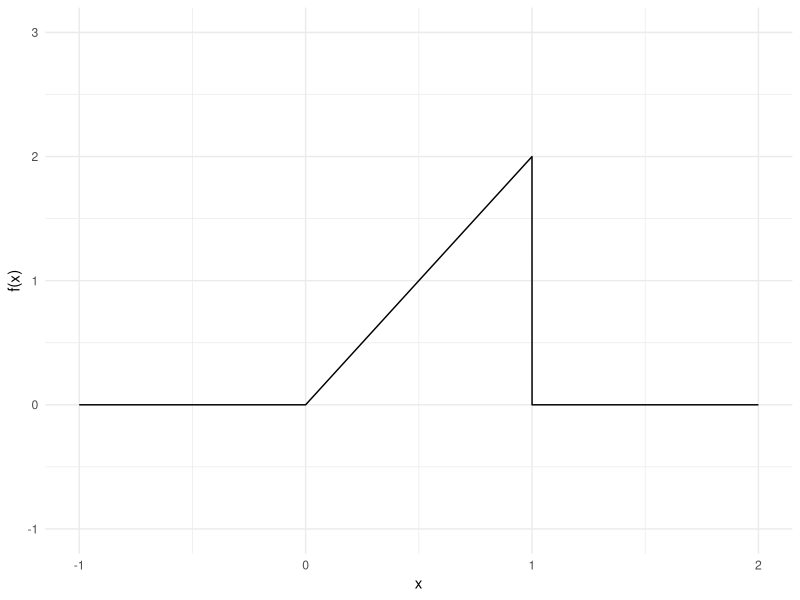
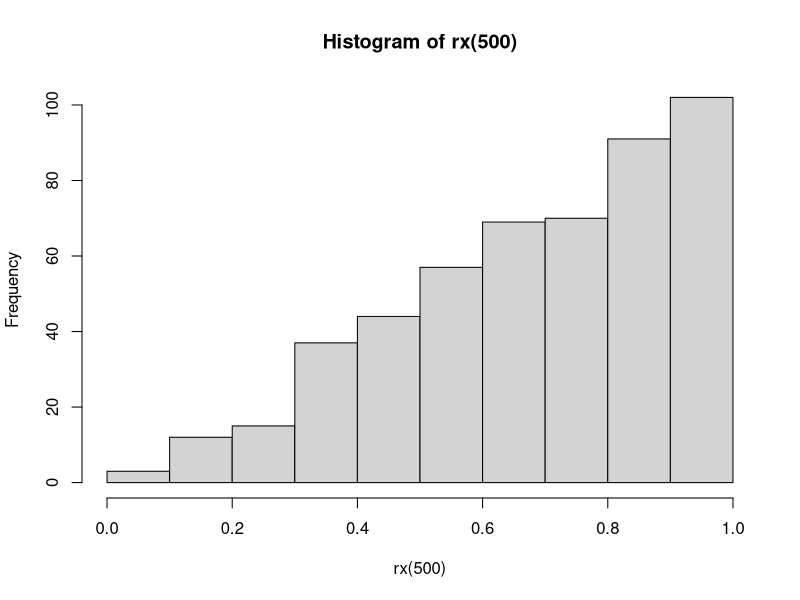

Write the R code that produced these figures, in order.
## ---- chunk 1
# Reminder: m = 1000 sets the default value of m to be 1000
birthday <- function(n, k, m = 1000) {
  bday_ge_k = 0
  for (i in 1:m) {
    bdays = sample(365, size = n, replace = TRUE)
    if (max(table(bdays)) >= k) {
      bday_ge_k = bday_ge_k + 1
    }
  }
  return (bday_ge_k / m)
}
birthday(n = 241, k = 5, m = 2000)
## ---- chunk 2
# here we define a *vectorized* function to evaluate the probability density
# function (pdf) of X by using pmin() and pmax(), which are vectorized
# versions of min() and max()
pdf_x <- function(x) {
  # ifelse is like a function version of an if statement.
  # We use it here to ensure that pdf_x can operate directly on vectors.
  return( ifelse( 0 <= x & x <= 1, 2*x, 0 ) )
}

library(ggplot2)

# showing the PDF in a plot
ggplot() +
  geom_function(fun = pdf_x, n = 10001) +
  theme_minimal() +
  xlim(c(-1, 2)) +
  ylim(-1, 3) +
  labs(x = "x", y = "f(x)")
## ---- chunk 3
# complete the function
rx <- function(n) {
  return (sqrt(runif(n, min = 0, max = 1)))
}

# The histogram should look like the PDF we plotted above.
# Uncomment the following line of code and check it looks correct
hist(rx(500))
## ---- chunk 4
correct = sum(c(1:7))
record <- function(m = 10000){
  order_hit = 0
  for (i in 1:m) {
    samples = sample(10, 10, replace = FALSE)
    if (sum(samples[1:7]) == correct) {
      order_hit = order_hit + 1
    }
  }
  return (order_hit / m)
}
record()
